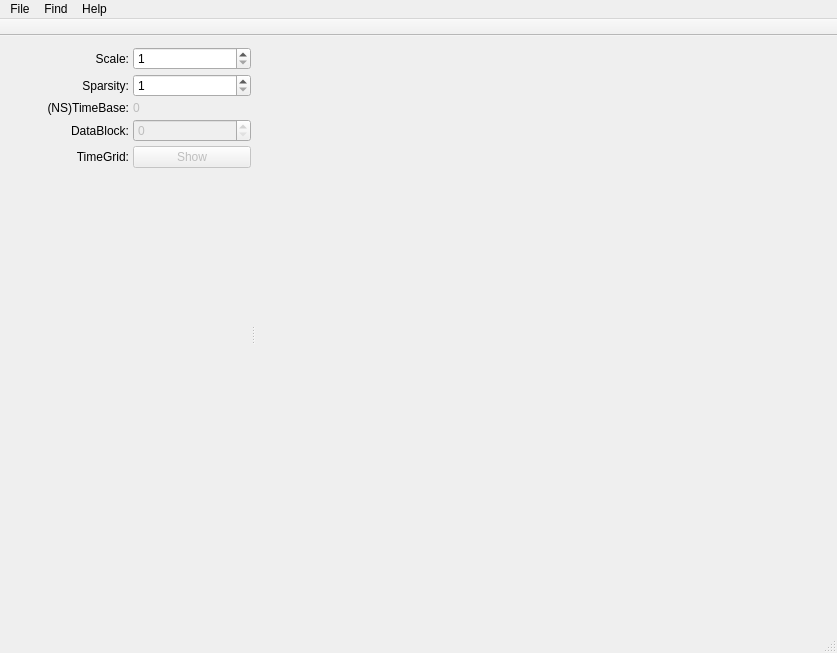
<?xml version="1.0" encoding="UTF-8"?>
<ui version="4.0">
 <class>MainWindow</class>
 <widget class="QMainWindow" name="MainWindow">
  <property name="geometry">
   <rect>
    <x>0</x>
    <y>0</y>
    <width>837</width>
    <height>653</height>
   </rect>
  </property>
  <property name="windowTitle">
   <string>MainWindow</string>
  </property>
  <widget class="QWidget" name="centralWidget">
   <layout class="QHBoxLayout" name="horizontalLayout_2">
    <item>
     <widget class="QSplitter" name="splitter">
      <property name="orientation">
       <enum>Qt::Horizontal</enum>
      </property>
      <widget class="QWidget" name="axisAttrWidget" native="true">
       <property name="maximumSize">
        <size>
         <width>240</width>
         <height>16777215</height>
        </size>
       </property>
       <layout class="QHBoxLayout" name="horizontalLayout">
        <property name="leftMargin">
         <number>0</number>
        </property>
        <property name="topMargin">
         <number>0</number>
        </property>
        <property name="rightMargin">
         <number>0</number>
        </property>
        <property name="bottomMargin">
         <number>0</number>
        </property>
        <item>
         <layout class="QGridLayout" name="gridLayout">
          <property name="spacing">
           <number>4</number>
          </property>
          <item row="0" column="0">
           <widget class="QLabel" name="axisLabel">
            <property name="sizePolicy">
             <sizepolicy hsizetype="Preferred" vsizetype="Preferred">
              <horstretch>0</horstretch>
              <verstretch>0</verstretch>
             </sizepolicy>
            </property>
            <property name="text">
             <string>Scale:</string>
            </property>
            <property name="alignment">
             <set>Qt::AlignRight|Qt::AlignTrailing|Qt::AlignVCenter</set>
            </property>
           </widget>
          </item>
          <item row="5" column="1">
           <spacer name="verticalSpacer">
            <property name="orientation">
             <enum>Qt::Vertical</enum>
            </property>
            <property name="sizeHint" stdset="0">
             <size>
              <width>20</width>
              <height>178</height>
             </size>
            </property>
           </spacer>
          </item>
          <item row="4" column="1">
           <widget class="QPushButton" name="timeGridPushButton">
            <property name="enabled">
             <bool>false</bool>
            </property>
            <property name="text">
             <string>Show</string>
            </property>
            <property name="checkable">
             <bool>true</bool>
            </property>
           </widget>
          </item>
          <item row="2" column="1">
           <widget class="QLabel" name="timeBaseContentLabel">
            <property name="enabled">
             <bool>false</bool>
            </property>
            <property name="text">
             <string>0</string>
            </property>
           </widget>
          </item>
          <item row="2" column="0">
           <widget class="QLabel" name="label">
            <property name="text">
             <string>(NS)TimeBase:</string>
            </property>
            <property name="alignment">
             <set>Qt::AlignRight|Qt::AlignTrailing|Qt::AlignVCenter</set>
            </property>
           </widget>
          </item>
          <item row="1" column="1">
           <widget class="FixedSpinBox" name="axisSparsitySpinBox">
            <property name="readOnly">
             <bool>false</bool>
            </property>
            <property name="specialValueText">
             <string notr="true"/>
            </property>
            <property name="keyboardTracking">
             <bool>false</bool>
            </property>
            <property name="minimum">
             <number>1</number>
            </property>
            <property name="maximum">
             <number>999999999</number>
            </property>
           </widget>
          </item>
          <item row="0" column="1">
           <widget class="FixedSpinBox" name="axisScaleSpinBox">
            <property name="readOnly">
             <bool>false</bool>
            </property>
            <property name="buttonSymbols">
             <enum>QAbstractSpinBox::UpDownArrows</enum>
            </property>
            <property name="specialValueText">
             <string notr="true"/>
            </property>
            <property name="keyboardTracking">
             <bool>false</bool>
            </property>
            <property name="minimum">
             <number>1</number>
            </property>
            <property name="maximum">
             <number>99</number>
            </property>
           </widget>
          </item>
          <item row="4" column="0">
           <widget class="QLabel" name="showGridLabel">
            <property name="text">
             <string>TimeGrid:</string>
            </property>
            <property name="alignment">
             <set>Qt::AlignRight|Qt::AlignTrailing|Qt::AlignVCenter</set>
            </property>
           </widget>
          </item>
          <item row="1" column="0">
           <widget class="QLabel" name="axisSparsityLabel">
            <property name="sizePolicy">
             <sizepolicy hsizetype="Preferred" vsizetype="Preferred">
              <horstretch>0</horstretch>
              <verstretch>0</verstretch>
             </sizepolicy>
            </property>
            <property name="text">
             <string>Sparsity:</string>
            </property>
            <property name="alignment">
             <set>Qt::AlignRight|Qt::AlignTrailing|Qt::AlignVCenter</set>
            </property>
           </widget>
          </item>
          <item row="3" column="0">
           <widget class="QLabel" name="label_2">
            <property name="text">
             <string>DataBlock:</string>
            </property>
            <property name="alignment">
             <set>Qt::AlignRight|Qt::AlignTrailing|Qt::AlignVCenter</set>
            </property>
           </widget>
          </item>
          <item row="3" column="1">
           <widget class="FixedSpinBox" name="dataBlockSpinBox">
            <property name="enabled">
             <bool>false</bool>
            </property>
            <property name="wrapping">
             <bool>false</bool>
            </property>
            <property name="frame">
             <bool>true</bool>
            </property>
            <property name="specialValueText">
             <string notr="true"/>
            </property>
            <property name="correctionMode">
             <enum>QAbstractSpinBox::CorrectToPreviousValue</enum>
            </property>
            <property name="keyboardTracking">
             <bool>false</bool>
            </property>
            <property name="suffix">
             <string notr="true"/>
            </property>
            <property name="maximum">
             <number>99999999</number>
            </property>
            <property name="singleStep">
             <number>1</number>
            </property>
           </widget>
          </item>
         </layout>
        </item>
       </layout>
      </widget>
      <widget class="TimeLineWidget" name="timeLineWidget" native="true"/>
     </widget>
    </item>
   </layout>
  </widget>
  <widget class="QMenuBar" name="menuBar">
   <property name="geometry">
    <rect>
     <x>0</x>
     <y>0</y>
     <width>837</width>
     <height>25</height>
    </rect>
   </property>
   <widget class="QMenu" name="menuFile">
    <property name="title">
     <string>File</string>
    </property>
    <addaction name="actionOpen"/>
    <addaction name="separator"/>
    <addaction name="actionExit"/>
   </widget>
   <widget class="QMenu" name="menuFind">
    <property name="enabled">
     <bool>true</bool>
    </property>
    <property name="title">
     <string>Find</string>
    </property>
    <addaction name="actionFindTimeLength"/>
    <addaction name="actionFindTimePoint"/>
    <addaction name="separator"/>
    <addaction name="actionSelectEventId"/>
   </widget>
   <widget class="QMenu" name="menuHelp">
    <property name="title">
     <string>Help</string>
    </property>
    <addaction name="actionAbout"/>
    <addaction name="separator"/>
    <addaction name="actionLicense"/>
   </widget>
   <addaction name="menuFile"/>
   <addaction name="menuFind"/>
   <addaction name="menuHelp"/>
  </widget>
  <widget class="QToolBar" name="mainToolBar">
   <property name="movable">
    <bool>false</bool>
   </property>
   <property name="toolButtonStyle">
    <enum>Qt::ToolButtonTextBesideIcon</enum>
   </property>
   <property name="floatable">
    <bool>false</bool>
   </property>
   <attribute name="toolBarArea">
    <enum>TopToolBarArea</enum>
   </attribute>
   <attribute name="toolBarBreak">
    <bool>false</bool>
   </attribute>
  </widget>
  <widget class="QStatusBar" name="statusBar"/>
  <action name="actionOpen">
   <property name="icon">
    <iconset resource="res.qrc">
     <normaloff>:/open.png</normaloff>:/open.png</iconset>
   </property>
   <property name="text">
    <string>Open</string>
   </property>
  </action>
  <action name="actionExit">
   <property name="text">
    <string>Exit</string>
   </property>
  </action>
  <action name="actionFindTimeLength">
   <property name="enabled">
    <bool>false</bool>
   </property>
   <property name="icon">
    <iconset resource="res.qrc">
     <normaloff>:/find.png</normaloff>:/find.png</iconset>
   </property>
   <property name="text">
    <string>Find Time Length</string>
   </property>
  </action>
  <action name="actionAbout">
   <property name="text">
    <string>About</string>
   </property>
  </action>
  <action name="actionLicense">
   <property name="text">
    <string>License</string>
   </property>
  </action>
  <action name="actionFindTimePoint">
   <property name="enabled">
    <bool>false</bool>
   </property>
   <property name="icon">
    <iconset resource="res.qrc">
     <normaloff>:/findpoints.png</normaloff>:/findpoints.png</iconset>
   </property>
   <property name="text">
    <string>Find Time Point</string>
   </property>
  </action>
  <action name="actionSelectEventId">
   <property name="text">
    <string>Select Event By Id</string>
   </property>
  </action>
 </widget>
 <layoutdefault spacing="6" margin="11"/>
 <customwidgets>
  <customwidget>
   <class>TimeLineWidget</class>
   <extends>QWidget</extends>
   <header>time_line_widget.h</header>
   <container>1</container>
  </customwidget>
  <customwidget>
   <class>FixedSpinBox</class>
   <extends>QSpinBox</extends>
   <header>fixed_spinbox.h</header>
  </customwidget>
 </customwidgets>
 <resources>
  <include location="res.qrc"/>
 </resources>
 <connections>
  <connection>
   <sender>actionExit</sender>
   <signal>triggered()</signal>
   <receiver>MainWindow</receiver>
   <slot>close()</slot>
   <hints>
    <hint type="sourcelabel">
     <x>-1</x>
     <y>-1</y>
    </hint>
    <hint type="destinationlabel">
     <x>373</x>
     <y>338</y>
    </hint>
   </hints>
  </connection>
  <connection>
   <sender>actionAbout</sender>
   <signal>triggered()</signal>
   <receiver>MainWindow</receiver>
   <slot>showHelpMenuInfo()</slot>
   <hints>
    <hint type="sourcelabel">
     <x>-1</x>
     <y>-1</y>
    </hint>
    <hint type="destinationlabel">
     <x>373</x>
     <y>338</y>
    </hint>
   </hints>
  </connection>
  <connection>
   <sender>actionLicense</sender>
   <signal>triggered()</signal>
   <receiver>MainWindow</receiver>
   <slot>showHelpMenuInfo()</slot>
   <hints>
    <hint type="sourcelabel">
     <x>-1</x>
     <y>-1</y>
    </hint>
    <hint type="destinationlabel">
     <x>373</x>
     <y>338</y>
    </hint>
   </hints>
  </connection>
 </connections>
 <slots>
  <slot>showHelpMenuInfo()</slot>
 </slots>
</ui>
